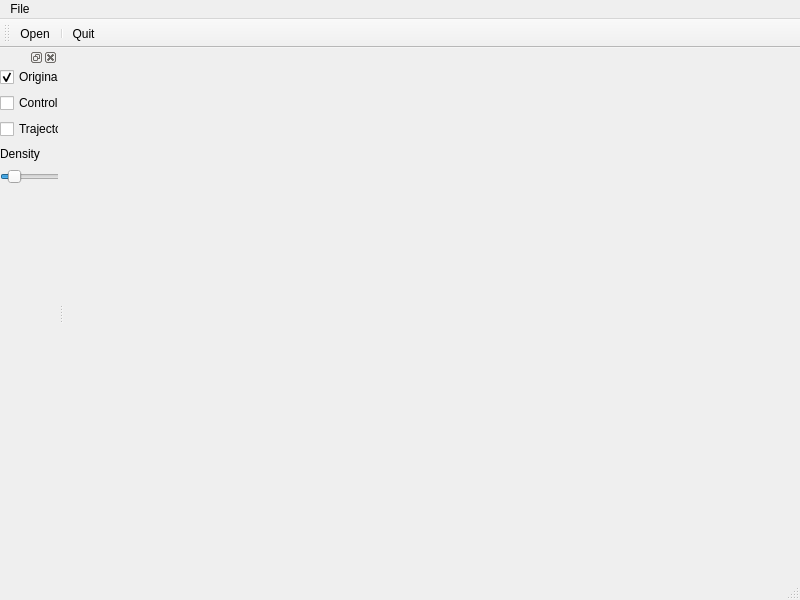
<?xml version="1.0" encoding="UTF-8"?>
<ui version="4.0">
 <class>MainWindow</class>
 <widget class="QMainWindow" name="MainWindow">
  <property name="geometry">
   <rect>
    <x>0</x>
    <y>0</y>
    <width>800</width>
    <height>600</height>
   </rect>
  </property>
  <property name="windowTitle">
   <string>MainWindow</string>
  </property>
  <widget class="QWidget" name="centralwidget"/>
  <widget class="QMenuBar" name="menubar">
   <property name="geometry">
    <rect>
     <x>0</x>
     <y>0</y>
     <width>800</width>
     <height>20</height>
    </rect>
   </property>
   <widget class="QMenu" name="menuFile">
    <property name="title">
     <string>File</string>
    </property>
    <addaction name="actionOpen"/>
    <addaction name="separator"/>
    <addaction name="actionQuit"/>
   </widget>
   <addaction name="menuFile"/>
  </widget>
  <widget class="QStatusBar" name="statusbar"/>
  <widget class="QDockWidget" name="dockWidget">
   <attribute name="dockWidgetArea">
    <number>1</number>
   </attribute>
   <widget class="QWidget" name="dockWidgetContents">
    <property name="sizePolicy">
     <sizepolicy hsizetype="Expanding" vsizetype="Expanding">
      <horstretch>0</horstretch>
      <verstretch>0</verstretch>
     </sizepolicy>
    </property>
    <widget class="QWidget" name="verticalLayoutWidget">
     <property name="geometry">
      <rect>
       <x>0</x>
       <y>0</y>
       <width>146</width>
       <height>140</height>
      </rect>
     </property>
     <layout class="QVBoxLayout" name="verticalLayout">
      <property name="spacing">
       <number>6</number>
      </property>
      <property name="sizeConstraint">
       <enum>QLayout::SetDefaultConstraint</enum>
      </property>
      <item>
       <widget class="QCheckBox" name="showSvg">
        <property name="text">
         <string>Original path</string>
        </property>
        <property name="checked">
         <bool>true</bool>
        </property>
       </widget>
      </item>
      <item>
       <widget class="QCheckBox" name="showCtlPoints">
        <property name="text">
         <string>Control points</string>
        </property>
       </widget>
      </item>
      <item>
       <widget class="QCheckBox" name="showTraj">
        <property name="text">
         <string>Trajectory</string>
        </property>
       </widget>
      </item>
      <item>
       <widget class="QLabel" name="label">
        <property name="text">
         <string>Density</string>
        </property>
       </widget>
      </item>
      <item>
       <widget class="QSlider" name="trajDensity">
        <property name="value">
         <number>5</number>
        </property>
        <property name="orientation">
         <enum>Qt::Horizontal</enum>
        </property>
       </widget>
      </item>
      <item>
       <widget class="QLabel" name="nbPoints">
        <property name="text">
         <string/>
        </property>
       </widget>
      </item>
     </layout>
    </widget>
   </widget>
  </widget>
  <widget class="QToolBar" name="toolBar">
   <property name="windowTitle">
    <string>toolBar</string>
   </property>
   <attribute name="toolBarArea">
    <enum>TopToolBarArea</enum>
   </attribute>
   <attribute name="toolBarBreak">
    <bool>true</bool>
   </attribute>
   <addaction name="actionOpen"/>
   <addaction name="separator"/>
   <addaction name="actionQuit"/>
  </widget>
  <action name="actionOpen">
   <property name="text">
    <string>Open</string>
   </property>
  </action>
  <action name="actionQuit">
   <property name="text">
    <string>Quit</string>
   </property>
  </action>
 </widget>
 <resources/>
 <connections/>
</ui>
